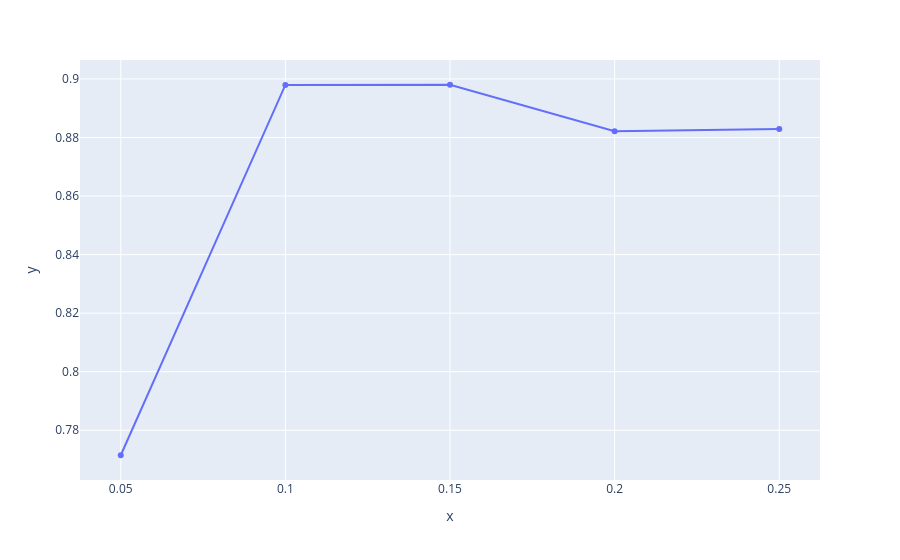

Source (notebook cell):
### Code cell
px.line(x=[0.05,0.1,0.15,0.2,0.25],y=[r2_1,r2_2,r2_3,r2_4,r2_5],markers=True)

### Figure 1 — Plotly figure (JSON) as saved in the notebook; plotly's stock layout.template omitted (floating-point values rounded to 4 significant figures)
{"data": [{"hovertemplate": "x=%{x}<br>y=%{y}<extra></extra>", "legendgroup": "", "line": {"color": "#636efa", "dash": "solid"}, "marker": {"symbol": "circle"}, "mode": "lines+markers", "name": "", "orientation": "v", "showlegend": false, "type": "scatter", "x": [0.05, 0.1, 0.15, 0.2, 0.25], "xaxis": "x", "y": [0.7715, 0.898, 0.898, 0.8821, 0.8829], "yaxis": "y"}], "layout": {"legend": {"tracegroupgap": 0}, "margin": {"t": 60}, "xaxis": {"anchor": "y", "domain": [0, 1], "title": {"text": "x"}}, "yaxis": {"anchor": "x", "domain": [0, 1], "title": {"text": "y"}}}}
